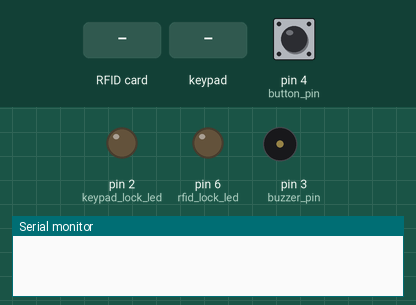
Recording of a sketch running on a simulated Arduino Mega 2560, built with avr-gcc and run on an emulated ATmega2560. Shown: output pins drawn as LEDs (lit = HIGH), buzzer (waves = sounding, pin HIGH), the last lines printed to the serial monitor. The test bench sets the inputs (shaded band); at power-on: pin 4 (button_pin) HIGH. Pins used as bus, display or sensor lines are not drawn.

Above: at 1.2 s.
1.3 s: RFID card 04 2E 4E 63 30 59 80 held to the reader
At 1.6 s:
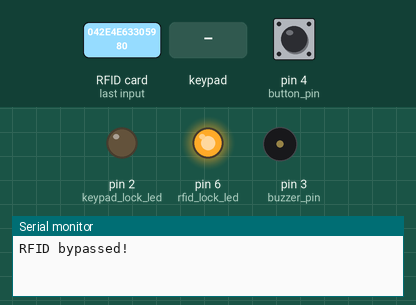
2.8 s: keypad keys 1 3 2 4 pressed 0.4 s apart
At 5.1 s:
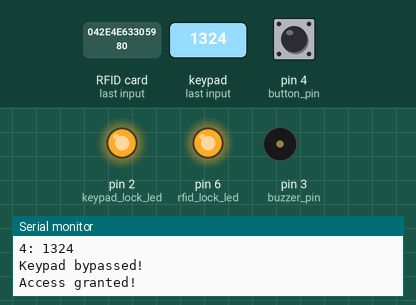
Timing chart, 0 to 15.5 s (numbered marks = the images above; inputs shaded):
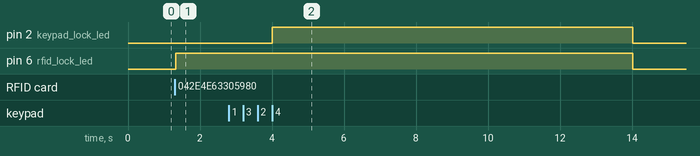

Measured:
- after the input at 1.3 s, pin 6 (rfid_lock_led): LOW → HIGH at once
- after the input at 2.8 s, pin 2 (keypad_lock_led): LOW → HIGH after 1.2 s, → LOW 10.0 s later; pin 6 (rfid_lock_led): HIGH → LOW after 11.2 s

The sketch:

security.ino
```cpp
#include <SPI.h>
#include <MFRC522.h>
#include <Keypad.h>

/* Pins
MFRC
  SDA  -> 53
  SCK  -> 52
  MOSI -> 51
  MISO -> 50
  RQ   ->
  GND  -> GND
  RST  -> 5
  3V3  -> 3V

Keypad 3x4
  R1 -> 13
  R2 -> 12
  R3 -> 11
  R4 -> 10
  C1 -> 9
  C2 -> 8
  C3 -> 7

Button
  + -> 4
  - -> GND

Buzzer
  + -> 3
  - -> GND

LEDs
  +1 -> 2
  +2 -> 6
  -  -> GND
*/

const byte rst_pin = 5;
const byte ss_pin = 53;
MFRC522 mfrc522(ss_pin, rst_pin);  // Create MFRC522 instance

const byte keypad_rows = 4;
const byte keypad_cols = 3;
const byte row_pins[keypad_rows] = { 13, 12, 11, 10 };
const byte col_pins[keypad_cols] = { 9, 8, 7 };

// keypad LUT
const char keymap[keypad_rows][keypad_cols] = {
  { '1', '2', '3' },
  { '4', '5', '6' },
  { '7', '8', '9' },
  { '*', '0', '#' }
};
Keypad keypad = Keypad(makeKeymap(keymap), row_pins, col_pins, keypad_rows, keypad_cols);

const byte buzzer_pin = 3;
const byte button_pin = 4;

byte rfid_lock_led = 6;
byte keypad_lock_led = 2;

const byte passcode_size = 4;
char data[passcode_size + 1] = "";
char master[passcode_size + 1] = "1324";
byte data_count = 0;

volatile bool rfid_lock = true;
volatile bool keypad_lock = true;
bool hard_lock = false;
byte keypad_attempts = 0;

const long interval = 10000;

void rfid_auth() {
  // Look for new cards
  if (!mfrc522.PICC_IsNewCardPresent())
    return;

  // Select one of the cards
  if (!mfrc522.PICC_ReadCardSerial())
    return;

  String content = "";
  for (byte i = 0; i < mfrc522.uid.size; i++) {
    content.concat(String(mfrc522.uid.uidByte[i] < 0x10 ? " 0" : " "));
    content.concat(String(mfrc522.uid.uidByte[i], HEX));
  }

  content.toUpperCase();
  if (content.substring(1) == "04 2E 4E 63 30 59 80") {  // Change here the UID of the card/cards that you want to give access
    rfid_lock = false;
    Serial.println("RFID bypassed!");
  } else {
    rfid_lock = true;
    Serial.println("Wrong RFID token!");
  }
}

void clear_data() {
  while (data_count != 0) {
    data[data_count--] = 0;
  }
}

void keypad_auth() {
  char current_key = keypad.getKey();  // build passcode
  if (current_key) {
    if (current_key == '*') {
      data[--data_count] = '\0';
      if (data_count < 0) {
        data_count = 0;
      }
    } else if (current_key == '#') {
      // strcpy(data, "");
      data[0] = '\0';
      data_count = 0;
    } else {
      data[data_count] = current_key;
      data_count++;
    }
    Serial.println(String(data_count) + ": " + data);
  }

  if (data_count == passcode_size) {  // check passcode
    if (!strcmp(data, master)) {
      keypad_lock = false;
      keypad_attempts = 0;
      Serial.println("Keypad bypassed!");
    } else {
      keypad_lock = true;
      keypad_attempts++;
      Serial.println(String(3 - keypad_attempts) + " attempts remaining. This incident will be reported!");
    }
    clear_data();
  }
}

void doorbell() {
  tone(buzzer_pin, 660);
  delay(500);
  tone(buzzer_pin, 550);
  delay(500);
  tone(buzzer_pin, 440);
  delay(500);
  noTone(buzzer_pin);
}

void alarm() {
  tone(buzzer_pin, 440);
  delay(250);
  tone(buzzer_pin, 880);
  delay(250);
  noTone(buzzer_pin);
}

void lock() {
  rfid_lock = true;
  keypad_lock = true;
}

void setup() {
  Serial.begin(9600);  // Initialize serial communications with the PC
  SPI.begin();         // Init SPI bus
  mfrc522.PCD_Init();  // Init MFRC522

  pinMode(buzzer_pin, OUTPUT);
  pinMode(button_pin, INPUT_PULLUP);
  pinMode(rfid_lock_led, OUTPUT);
  pinMode(keypad_lock_led, OUTPUT);
}

void loop() {
  if (!hard_lock) {
    rfid_auth();
    keypad_auth();
  }

  digitalWrite(rfid_lock_led, !rfid_lock);
  digitalWrite(keypad_lock_led, !keypad_lock);

  if (keypad_attempts == 3) {
    for (byte i = 0; i < 8; i++) {
      alarm();
    }
    keypad_attempts = 0;
    rfid_lock = true;
    keypad_lock = true;
    hard_lock = true;
  }

  if (!digitalRead(button_pin)) {
    doorbell();
  }

  if (!rfid_lock && !keypad_lock) {
    Serial.println("Access granted!");
    delay(10000);
    lock();
  }
}
```
